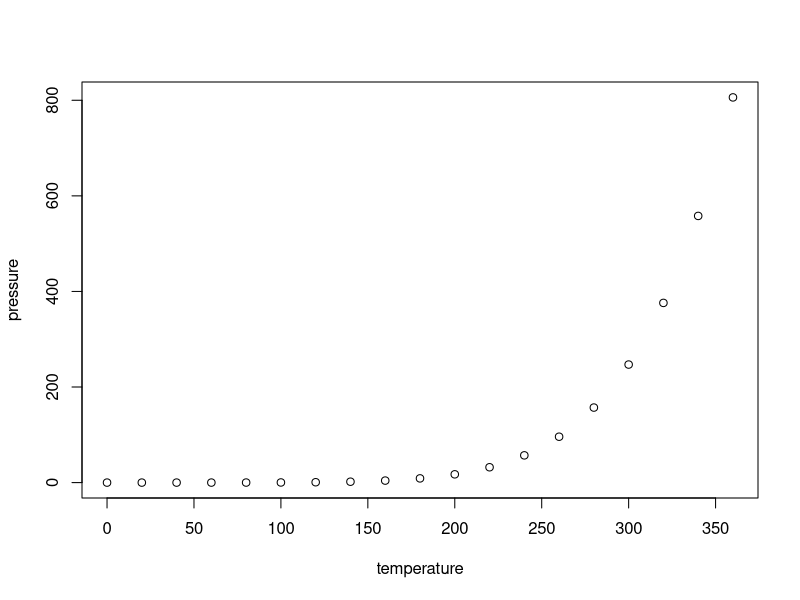
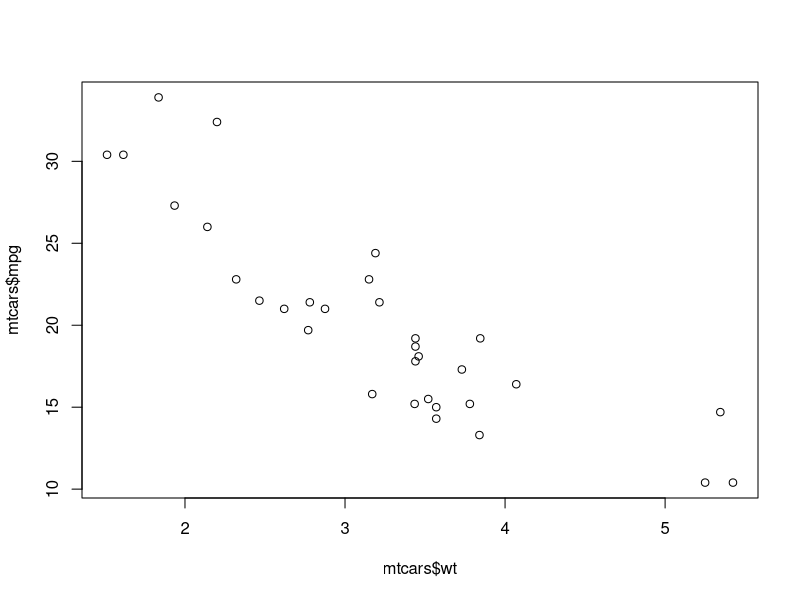
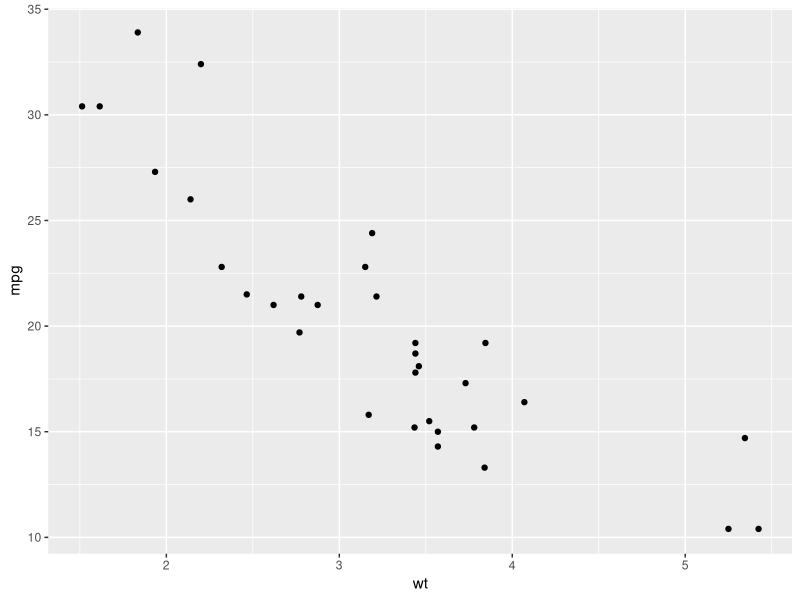
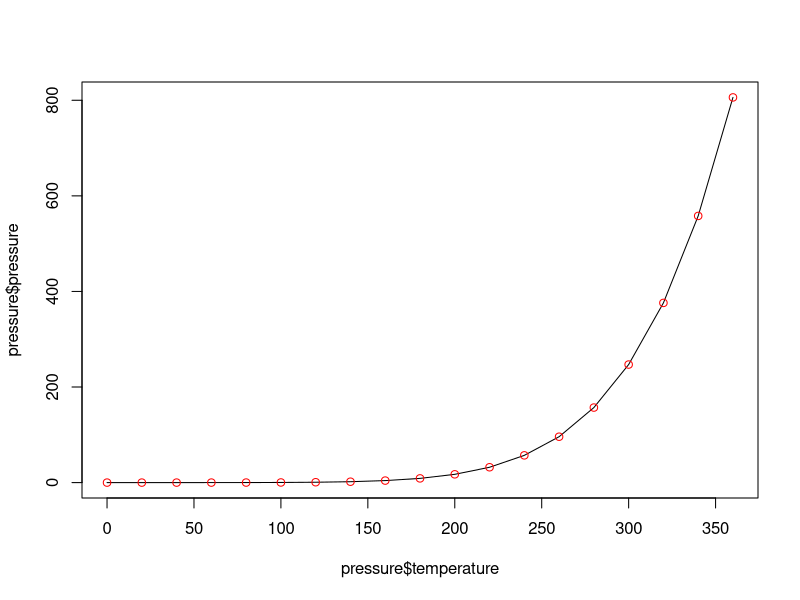
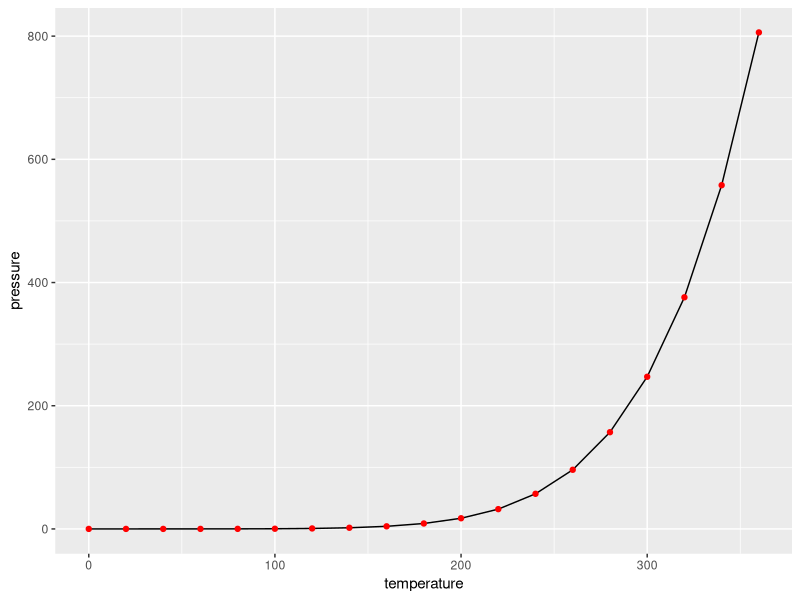
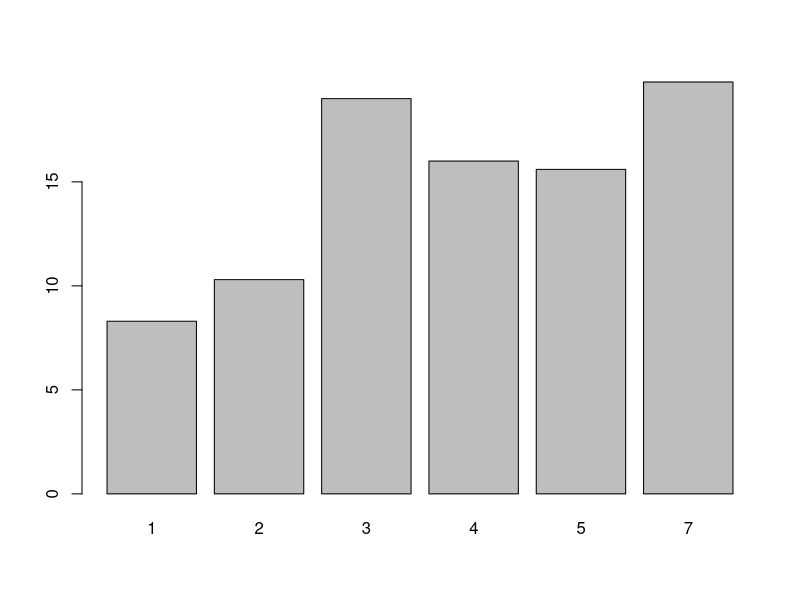
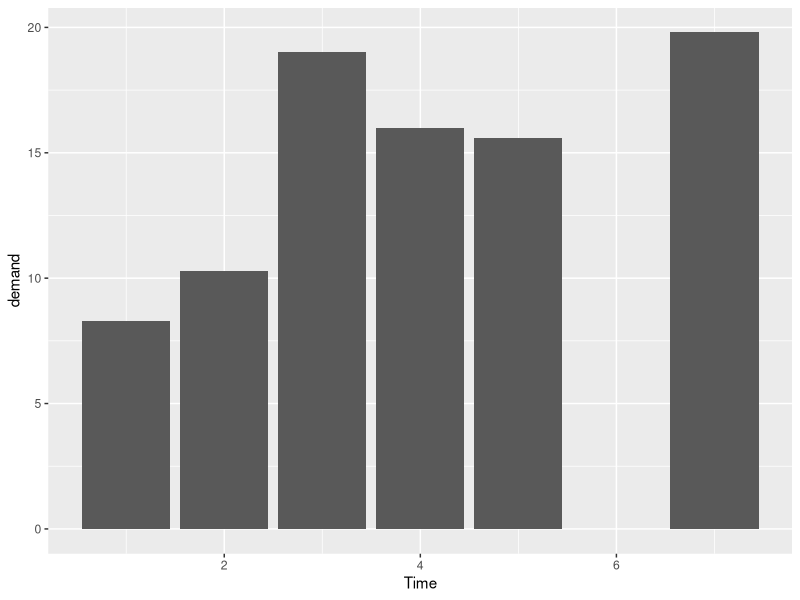
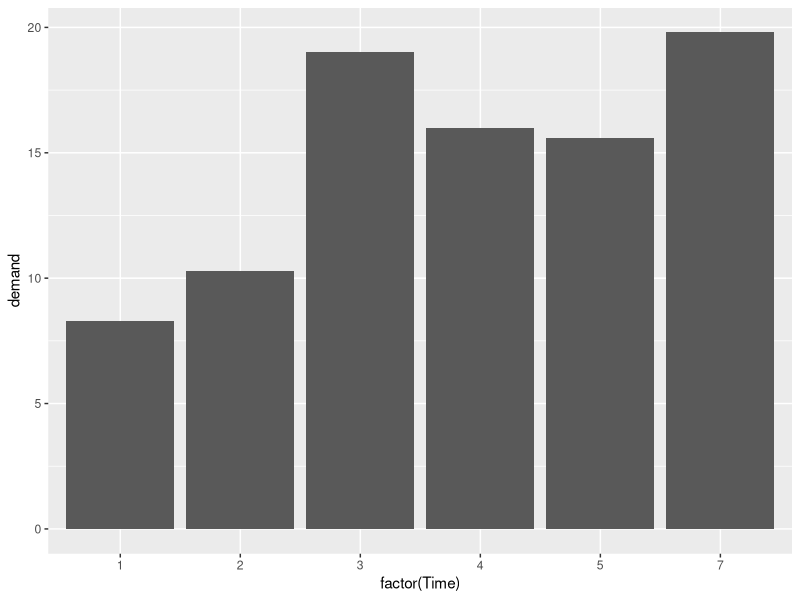

Source code (R) for these figures, in order:
## ---- chunk 1
knitr::opts_chunk$set(echo = TRUE)
## ---- chunk 2
summary(cars)
## ---- chunk 3
plot(pressure)
## ---- chunk 4
library(dplyr,verbose = FALSE)
library(ggplot2)
## ---- chunk 5
plot(mtcars$wt, mtcars$mpg)
## ---- chunk 6
library(ggplot2)
ggplot(mtcars, aes(x = wt, y = mpg)) + 
    geom_point()
## ---- chunk 7
plot(pressure$temperature, pressure$pressure, type = 'l')
points(pressure$temperature, pressure$pressure, col = "red")
## ---- chunk 8
ggplot(pressure, aes(x = temperature, y = pressure)) + 
    geom_line() +
    geom_point(color='red')
## ---- chunk 9
BOD
barplot(BOD$demand, names.arg = BOD$Time)
## ---- chunk 10
ggplot(BOD, aes(x = Time, y = demand)) + 
    geom_col()
## ---- chunk 11
ggplot(BOD, aes(x = factor(Time), y = demand)) + 
    geom_col()
## ---- chunk 12
hist(mtcars$mpg, breaks = 8)
## ---- chunk 13
ggplot(mtcars, aes(x = mpg)) + 
    geom_histogram(binwidth = 4)
## ---- chunk 14
plot(ToothGrowth$supp, ToothGrowth$len)
## ---- chunk 15
boxplot(len ~ supp, data = ToothGrowth)
## ---- chunk 16
ggplot(ToothGrowth, aes(x = supp, y = len)) + 
    geom_boxplot()
